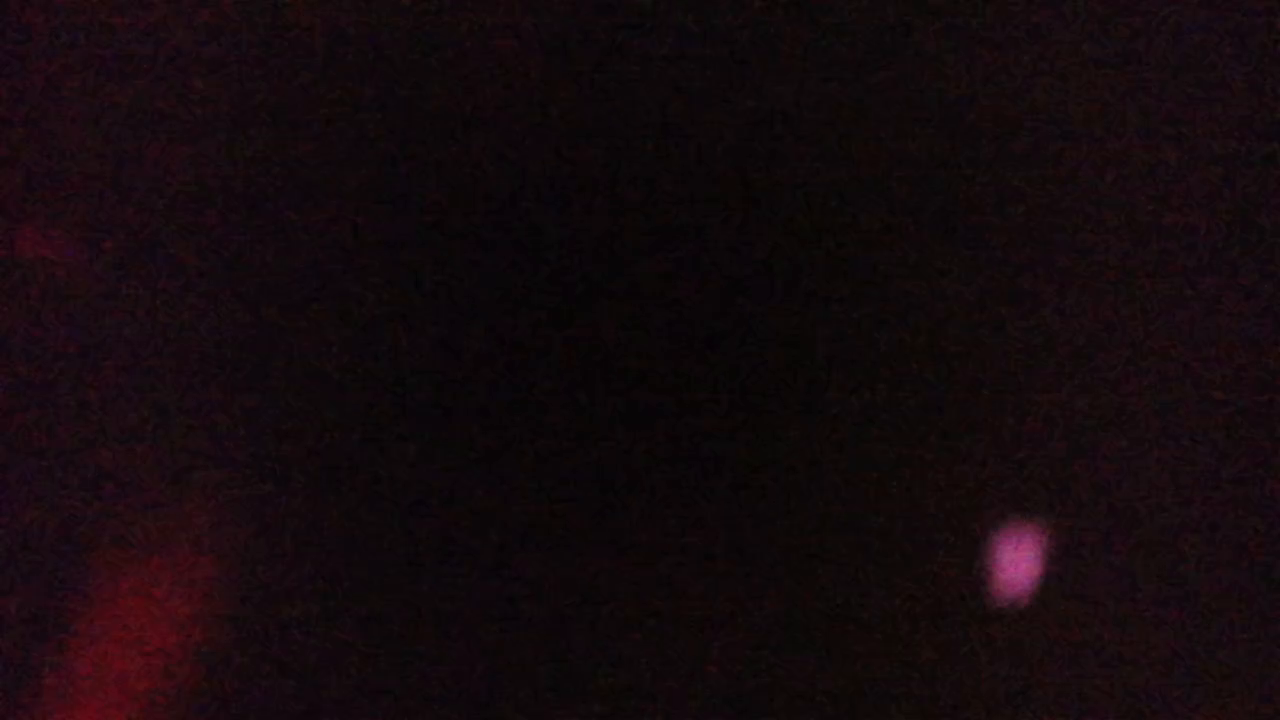
#> input picture frame 3 of server/data/alert-media/1ba2ce46-b772-4038-b69c-e1b0a77ef3c9.mp4, 1280 x 720 px, given in place of the camera
$ python h30t_video_temp_ocr_bridge.py
#> lines starting #> are read from the running program, lines starting #| are printed output that depends on the picture
from __future__ import annotations

import argparse
import json
import math
import os
import re
import tempfile
import time
import urllib.request
from pathlib import Path
from typing import Any, Optional

import cv2
import numpy as np


TEMP_RE = re.compile(r"(?<!\d)(-?\d{1,3}(?:\.\d)?)(?:\s*[cC])?")


def now_ms() -> int:
    return int(time.time() * 1000)


# [5 lines left out: function post_json, not called in this run]


def parse_region(text: str, width: int, height: int) -> tuple[int, int, int, int]:
    if not text or text.lower() == "left":
        return 0, 0, width // 2, height
    if text.lower() == "full":
        return 0, 0, width, height
    parts = [float(x.strip()) for x in text.split(",")]
    if len(parts) != 4:
        raise ValueError("--ocr-region must be left, full, or x,y,w,h")
    x, y, w, h = parts
    if max(parts) <= 1.0:
        return int(x * width), int(y * height), int(w * width), int(h * height)
    return int(x), int(y), int(w), int(h)


def build_templates() -> dict[str, list[np.ndarray]]:
    templates: dict[str, list[np.ndarray]] = {ch: [] for ch in "0123456789."}
    fonts = [cv2.FONT_HERSHEY_SIMPLEX, cv2.FONT_HERSHEY_DUPLEX]
    for font in fonts:
        for scale in (0.7, 0.9, 1.1, 1.35, 1.6, 1.9, 2.25):
            thickness = max(1, int(round(scale * 2)))
            for ch in templates:
                (tw, th), baseline = cv2.getTextSize(ch, font, scale, thickness)
                canvas = np.zeros((th + baseline + 14, tw + 14), dtype=np.uint8)
                cv2.putText(canvas, ch, (7, th + 5), font, scale, 255, thickness, cv2.LINE_AA)
                ys, xs = np.where(canvas > 20)
                if len(xs) == 0:
                    continue
                glyph = canvas[max(0, ys.min() - 2) : min(canvas.shape[0], ys.max() + 3), max(0, xs.min() - 2) : min(canvas.shape[1], xs.max() + 3)]
                glyph = cv2.resize(glyph, (24, 36), interpolation=cv2.INTER_AREA)
                _, glyph = cv2.threshold(glyph, 0, 255, cv2.THRESH_BINARY + cv2.THRESH_OTSU)
                templates[ch].append(glyph)
    return templates


TEMPLATES = build_templates()


# [19 lines left out: functions normalize_char_image, classify_char, not called in this run]


def bright_text_mask(roi: np.ndarray) -> np.ndarray:
    roi2 = cv2.resize(roi, None, fx=2.0, fy=2.0, interpolation=cv2.INTER_LINEAR)
    hsv = cv2.cvtColor(roi2, cv2.COLOR_BGR2HSV)
    h, s, v = cv2.split(hsv)
    white = (v > 170) & (s < 105)
    yellow = (v > 145) & (s > 55) & (h > 12) & (h < 45)
    red = (v > 145) & (s > 55) & ((h < 8) | (h > 170))
    mask = np.zeros(v.shape, dtype=np.uint8)
    mask[white | yellow | red] = 255
    kernel = cv2.getStructuringElement(cv2.MORPH_RECT, (2, 2))
    mask = cv2.morphologyEx(mask, cv2.MORPH_CLOSE, kernel, iterations=1)
    return mask


def component_boxes(mask: np.ndarray) -> list[tuple[int, int, int, int]]:
    n, _labels, stats, _centroids = cv2.connectedComponentsWithStats(mask, 8)
    boxes = []
    area_min = max(10, int(mask.shape[0] * mask.shape[1] * 0.000015))
    area_max = int(mask.shape[0] * mask.shape[1] * 0.015)
    for i in range(1, n):
        x, y, w, h, area = [int(v) for v in stats[i]]
        if area < area_min or area > area_max:
            continue
        if h < 10 or w < 2:
            continue
        if h > mask.shape[0] * 0.25 or w > mask.shape[1] * 0.25:
            continue
        boxes.append((x, y, w, h))
    return boxes


# [22 lines left out: function merge_digit_boxes, not called in this run]


def ocr_by_components(mask: np.ndarray) -> Optional[tuple[float, str, float]]:
    boxes = component_boxes(mask)
    if not boxes:
        return None
    boxes = sorted(boxes, key=lambda b: b[0])
    rows: list[list[tuple[int, int, int, int]]] = []
    for box in boxes:
        x, y, w, h = box
        cy = y + h / 2
        matched = False
        for row in rows:
            row_cy = sum(b[1] + b[3] / 2 for b in row) / len(row)
            if abs(cy - row_cy) < max(h, np.mean([b[3] for b in row])) * 0.75:
                row.append(box)
                matched = True
                break
        if not matched:
            rows.append([box])
    candidates: list[tuple[float, str, float]] = []
    for row in rows:
        row = sorted(row, key=lambda b: b[0])
        median_h = float(np.median([b[3] for b in row]))
        chars: list[str] = []
        scores: list[float] = []
        last_right: Optional[int] = None
        for x, y, w, h in row:
            if h < median_h * 0.38 and w < median_h * 0.45:
                ch, score = ".", 0.95
            else:
                pad = 2
                char_img = mask[max(0, y - pad) : min(mask.shape[0], y + h + pad), max(0, x - pad) : min(mask.shape[1], x + w + pad)]
                ch, score = classify_char(char_img)
            if last_right is not None and x - last_right > median_h * 0.45:
                chars.append(" ")
            chars.append(ch)
            scores.append(score)
            last_right = x + w
        text = "".join(chars)
        for m in TEMP_RE.finditer(text):
            try:
                value = float(m.group(1))
            except ValueError:
                continue
            if -40.0 <= value <= 550.0:
                confidence = float(np.mean(scores)) if scores else 0.0
                candidates.append((value, text, confidence))
    if not candidates:
        return None
    candidates.sort(key=lambda item: (item[2], item[0]), reverse=True)
    return candidates[0]


def ocr_temperature(frame: np.ndarray, region: str, debug_dir: Optional[Path], seq: int) -> Optional[tuple[float, str, float]]:
    h, w = frame.shape[:2]
    x, y, rw, rh = parse_region(region, w, h)
    x = max(0, min(w - 1, x))
    y = max(0, min(h - 1, y))
    rw = max(1, min(w - x, rw))
    rh = max(1, min(h - y, rh))
    roi = frame[y : y + rh, x : x + rw]
    mask = bright_text_mask(roi)
    result = ocr_by_components(mask)
    if debug_dir and seq % 10 == 0:
        debug_dir.mkdir(parents=True, exist_ok=True)
        cv2.imwrite(str(debug_dir / "last_roi.jpg"), roi)
        cv2.imwrite(str(debug_dir / "last_mask.jpg"), mask)
    return result


def run_bridge(args: argparse.Namespace) -> None:
    debug_dir = Path(args.debug_dir) if args.debug_dir else None
    cap: Optional[cv2.VideoCapture] = None
    last_post_ms = 0
    seq = 0
    last_value: Optional[float] = None
    stable_count = 0
    start_ms = now_ms()
    os.environ.setdefault(
        "OPENCV_FFMPEG_CAPTURE_OPTIONS",
        f"rw_timeout;{int(args.open_timeout_s * 1000000)}|stimeout;{int(args.open_timeout_s * 1000000)}",
    )
    while True:
        try:
            if args.run_seconds > 0 and now_ms() - start_ms >= args.run_seconds * 1000:
                print("[video-temp-ocr] run_seconds reached", flush=True)
                return
            if cap is None or not cap.isOpened():
                print(f"[video-temp-ocr] opening {args.video_source}", flush=True)
                cap = cv2.VideoCapture()
                if hasattr(cv2, "CAP_PROP_OPEN_TIMEOUT_MSEC"):
                    cap.set(cv2.CAP_PROP_OPEN_TIMEOUT_MSEC, int(args.open_timeout_s * 1000))
                if hasattr(cv2, "CAP_PROP_READ_TIMEOUT_MSEC"):
                    cap.set(cv2.CAP_PROP_READ_TIMEOUT_MSEC, int(args.read_timeout_s * 1000))
                cap.open(args.video_source, cv2.CAP_FFMPEG)
                if not cap.isOpened():
                    raise RuntimeError("VideoCapture open failed")
            ok, frame = cap.read()
            if not ok or frame is None:
                raise RuntimeError("VideoCapture read failed")
            seq += 1
            t_ms = now_ms()
            if t_ms - last_post_ms < args.min_interval_ms:
                continue
            result = ocr_temperature(frame, args.ocr_region, debug_dir, seq)
            if result is None:
                if seq % max(1, int(args.log_every_frames)) == 0:
                    print("[video-temp-ocr] no temperature text recognized", flush=True)
                continue
            value, text, confidence = result
            if confidence < args.min_confidence:
                continue
            if last_value is not None and abs(value - last_value) <= args.stable_delta_c:
                stable_count += 1
            else:
                stable_count = 1
            last_value = value
            if stable_count < args.stable_samples:
                continue
            payload = {
                "type": "h30t_global_temp",
                "device_time_ms": t_ms,
                "seq": f"video-ocr-{t_ms}",
                "source": "PILOT2_RTMP_VIDEO_OCR",
                "transport_mode": "rtmp_video_ocr_no_usb_no_msdk",
                "avg_c": "",
                "min_c": "",
                "max_c": value,
                "width": 1280,
                "height": 1024,
                "ocr_text": text,
                "ocr_confidence": round(confidence, 3),
                "device_id": args.device_id,
            }
            post_json(args.viewer_url, payload, timeout_s=args.http_timeout_s)
            last_post_ms = t_ms
            print(f"[video-temp-ocr] posted max={value:.1f}C conf={confidence:.2f} text='{text}'", flush=True)
        except KeyboardInterrupt:
            return
        except Exception as exc:
            print(f"[video-temp-ocr] reconnecting: {exc}", flush=True)
            if cap is not None:
                cap.release()
            cap = None
            time.sleep(max(0.2, args.reconnect_s))


# [8 lines left out: function run_self_test, not called in this run]


def main() -> None:
    parser = argparse.ArgumentParser(description="Read H30T temperature text from RTMP video only and inject it into the viewer.")
    parser.add_argument("--video-source", default="rtmp://127.0.0.1:1935/live/m400")
    parser.add_argument("--viewer-url", default="http://127.0.0.1:8010/upload_h30t_global")
    parser.add_argument("--device-id", default="M400-H30T")
    parser.add_argument("--ocr-region", default="left", help="left, full, or x,y,w,h. Values <=1 are relative.")
    parser.add_argument("--min-interval-ms", type=int, default=900)
    parser.add_argument("--min-confidence", type=float, default=0.32)
    parser.add_argument("--stable-samples", type=int, default=1)
    parser.add_argument("--stable-delta-c", type=float, default=1.5)
    parser.add_argument("--reconnect-s", type=float, default=1.0)
    parser.add_argument("--http-timeout-s", type=float, default=2.0)
    parser.add_argument("--open-timeout-s", type=float, default=6.0)
    parser.add_argument("--read-timeout-s", type=float, default=4.0)
    parser.add_argument("--run-seconds", type=float, default=0.0)
    parser.add_argument("--debug-dir", default="outputs/wireless/video_temp_ocr_debug")
    parser.add_argument("--log-every-frames", type=int, default=90)
    parser.add_argument("--self-test", action="store_true")
    args = parser.parse_args()
    if args.self_test:
        run_self_test(args)
    else:
        run_bridge(args)
#> in run_bridge, frame is the input picture: shape (720, 1280, 3); mean B, G, R 12.4, 9, 19.8
#> in ocr_temperature, `roi = frame[y : y + rh, x : x + rw]`:
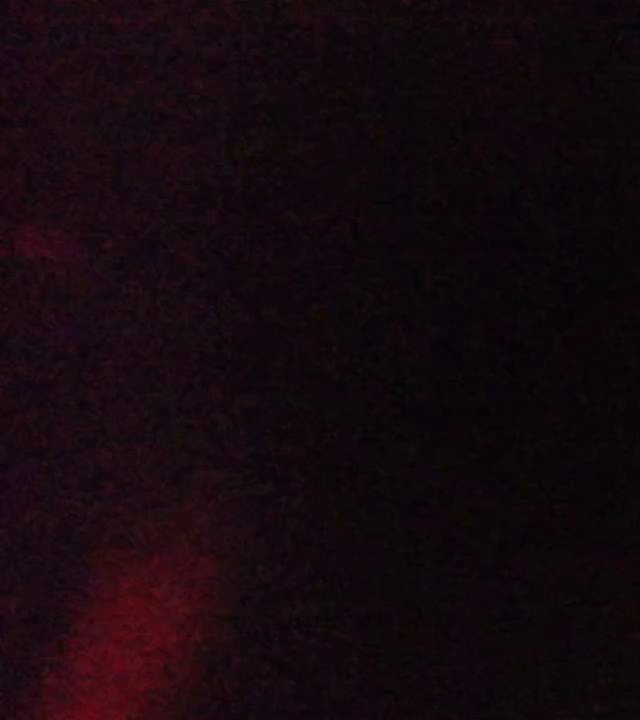
#> roi: shape (720, 640, 3); mean B, G, R 13, 8.5, 20.7
#> in bright_text_mask, `hsv = cv2.cvtColor(roi2, cv2.COLOR_BGR2HSV)`: hsv: shape (1440, 1280, 3); mean H, S, V 156.9, 139.8, 20.7
#> in bright_text_mask, `h, s, v = cv2.split(hsv)`:
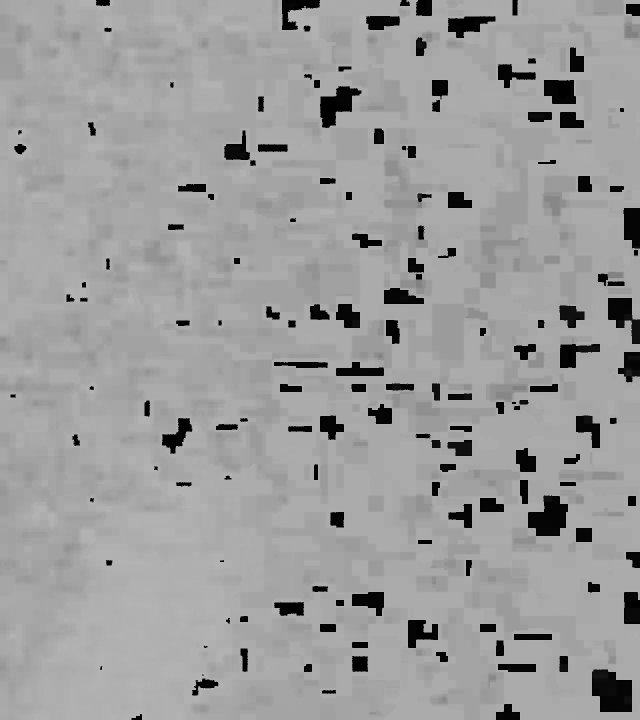
#> h: shape (1440, 1280) (shown at 1/2 size); min 0, max 179, mean 156.9
#> in bright_text_mask, `h, s, v = cv2.split(hsv)`:
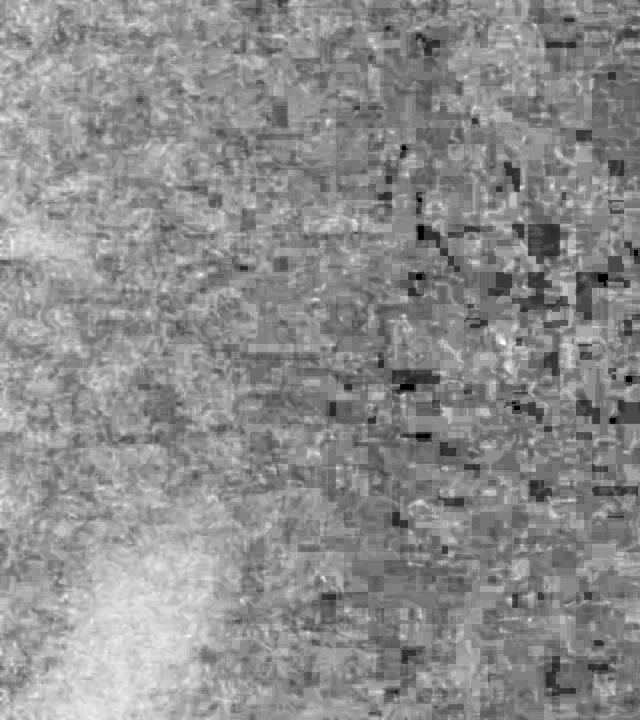
#> s: shape (1440, 1280) (shown at 1/2 size); min 0, max 255, mean 139.8
#> in bright_text_mask, `h, s, v = cv2.split(hsv)`:
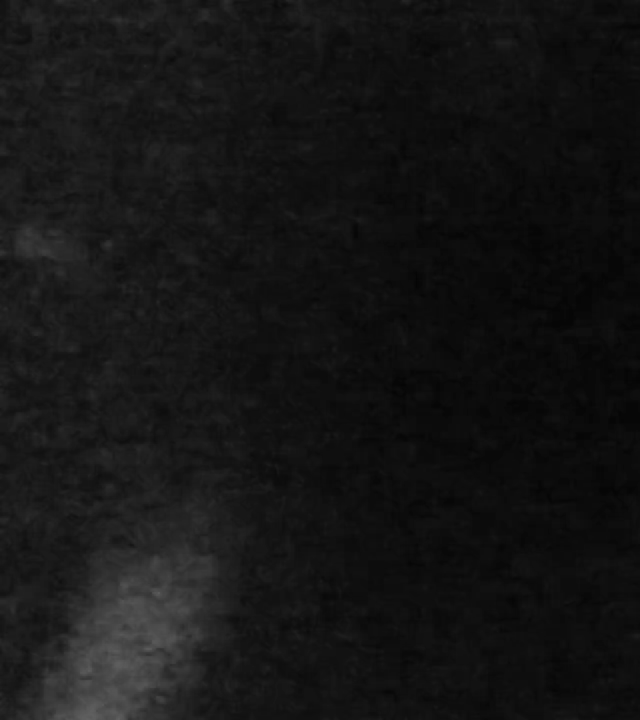
#> v: shape (1440, 1280) (shown at 1/2 size); min 4, max 97, mean 20.7
#> in bright_text_mask, `white = (v > 170) & (s < 105)`: white: shape (1440, 1280) bool; every value is 0
#> in component_boxes, `n, _labels, stats, _centroids = cv2.connectedComponentsWithStats(mask,..`: _labels: shape (1440, 1280) int32; every value is 0
#> in component_boxes, `n, _labels, stats, _centroids = cv2.connectedComponentsWithStats(mask,..`: n = 1; stats = [[0, 0, 1280, 1440, 1843200]]
#> after the loop in component_boxes, `for i in range(1, n):`: boxes = []


if __name__ == "__main__":
    main()

$ run again, starting later in the video
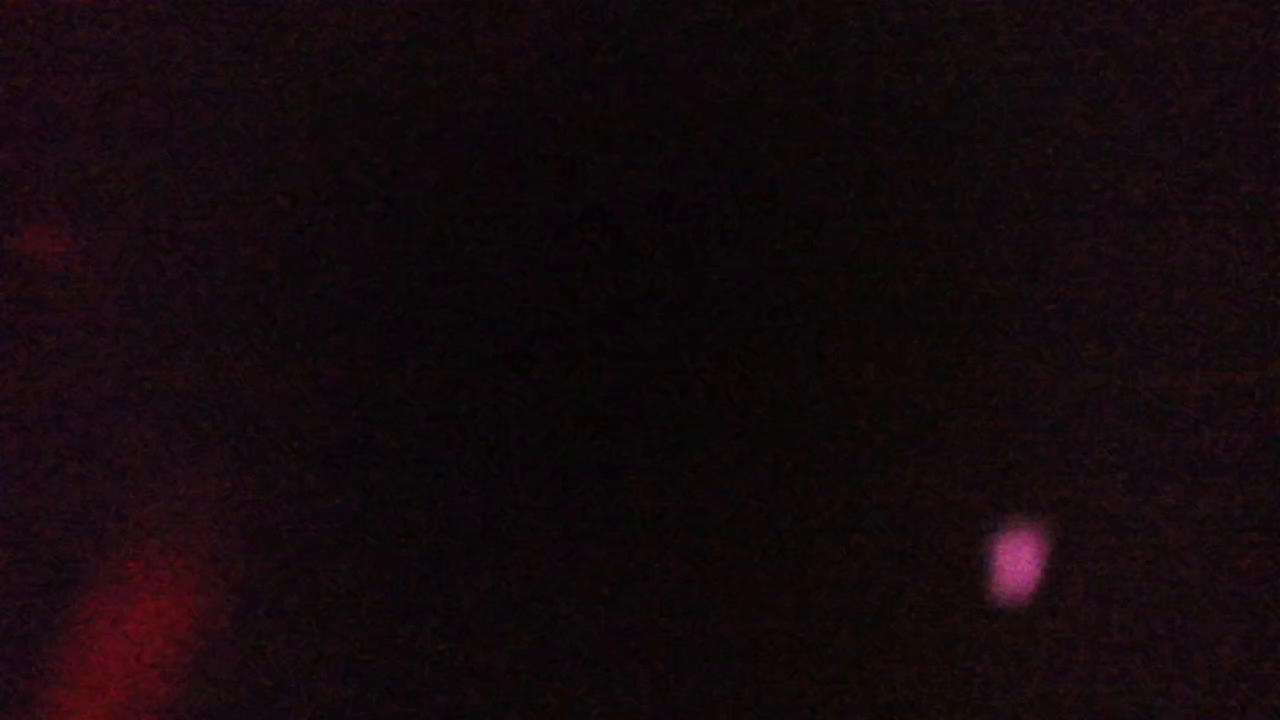
#> input picture frame 16 of server/data/alert-media/1ba2ce46-b772-4038-b69c-e1b0a77ef3c9.mp4, 1280 x 720 px, given in place of the camera
#> in run_bridge, frame is the input picture: shape (720, 1280, 3); mean B, G, R 12.3, 9, 19.9
#> hsv: shape (1440, 1280, 3); mean H, S, V 153.1, 140.4, 20.9
#> in bright_text_mask, `h, s, v = cv2.split(hsv)`:
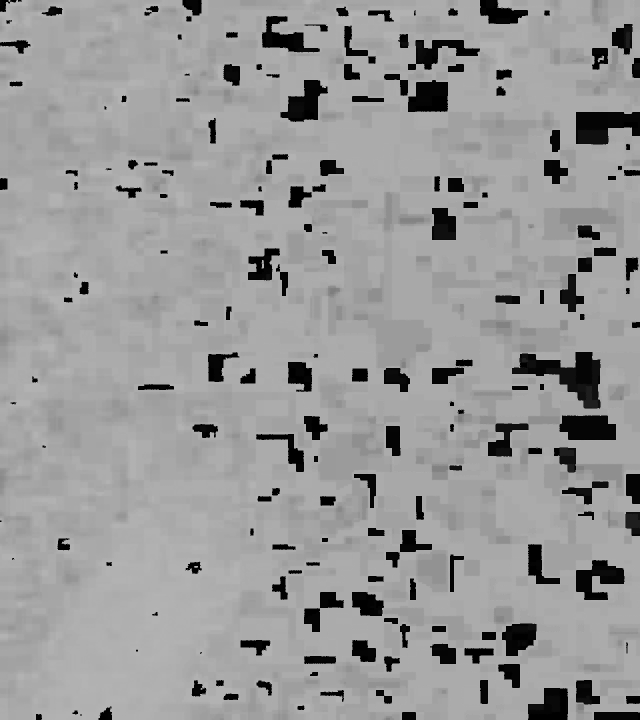
#> h: shape (1440, 1280) (shown at 1/2 size); min 0, max 179, mean 153.1
#> in bright_text_mask, `h, s, v = cv2.split(hsv)`:
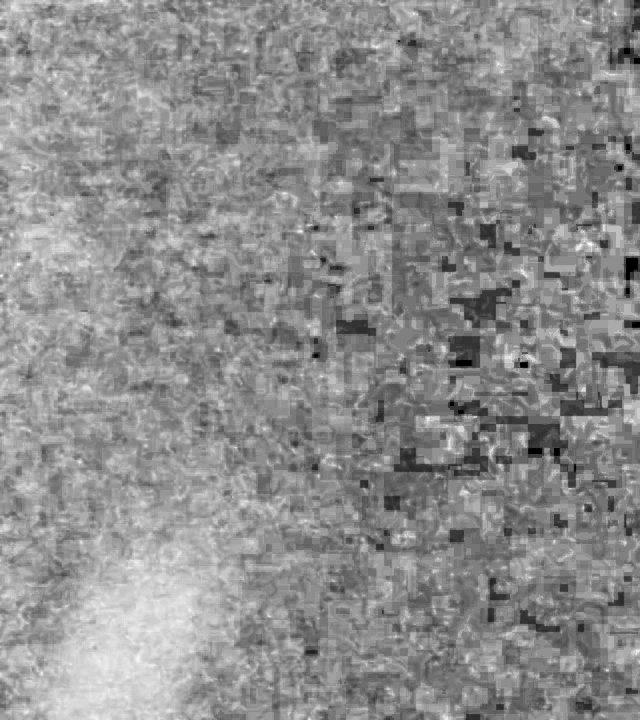
#> s: shape (1440, 1280) (shown at 1/2 size); min 0, max 255, mean 140.4
#> white: shape (1440, 1280) bool; every value is 0
#> _labels: shape (1440, 1280) int32; every value is 0
#> n = 1; stats = [[0, 0, 1280, 1440, 1843200]]
#> after the loop in component_boxes, `for i in range(1, n):`: boxes = []
